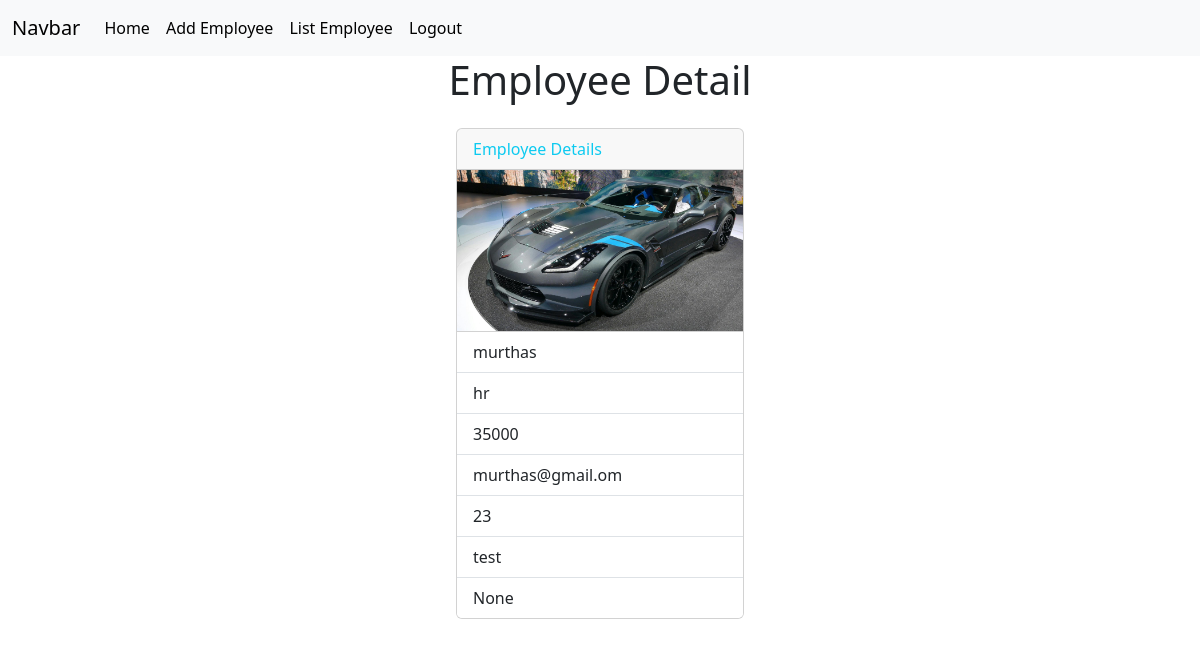
Page /employees/20 (signed in) on the committed database.
### crm/models.py (models this page shows, shortened)
class Employees(models.Model):
    name=models.CharField(max_length=100)
    department=models.CharField(max_length=100)
    salary=models.PositiveIntegerField()
    email=models.EmailField(unique=True)
    age=models.PositiveIntegerField()
    contact=models.CharField(null=True,max_length=10,)
    profile_pic=models.ImageField(upload_to="images",null=True,blank=True) #{null used for databse},{blankis for form}
    dob=models.DateField(null=True,blank=True)

### crm/views.py (the view)
# urls.py: path('employees/<int:pk>',views.EmployeeDetailView.as_view(),name="emp-details"),
@method_decorator(signin_required,name="dispatch")
class EmployeeDetailView(View):
    def get(self,request,*args,**kwargs):
        id=kwargs.get("pk")
        qs=Employees.objects.get(id=id)
        return render(request,"emp_detail.html",{"data":qs})

### crm/views.py (called while the page is built)
def signin_required(fn):
    def wrapper(request,*args,**kwargs):
        if not request.user.is_authenticated:
            messages.error(request,"Invalid Session")
            return redirect("signin")
        else:
            return fn(request,*args,**kwargs)
    return wrapper

### crm/templates/emp_detail.html
{%extends 'base.html'%}
{%block body_block%}
<h1 class="text-center mb-4">Employee Detail</h1>
<div class="container d-flex justify-content-center">
    <div>
        <div class="card" style="width: 18rem;">
            <div class="card-header text-info">
              Employee Details
            </div>
            <div>
              {%if data.profile_pic%}
                  <img src="{{data.profile_pic.url}}" alt="" width="100%">
              {%endif%}
            </div>
            <ul class="list-group list-group-flush">
              <li class="list-group-item">{{data.name}}</li>
              <li class="list-group-item">{{data.department}}</li>
              <li class="list-group-item">{{data.salary}}</li>
              <li class="list-group-item">{{data.email}}</li>
              <li class="list-group-item">{{data.age}}</li>
              <li class="list-group-item">{{data.contact}}</li>
              <li class="list-group-item">{{data.dob}}</li>
            </ul>
        </div>
    </div>
</div>
{%endblock%}

### rows in the picture
Employees: profile_pic (picture), name "murthas", department "hr", salary "35000", email "murthas@gmail.om", age "23", contact "test", dob "None"
